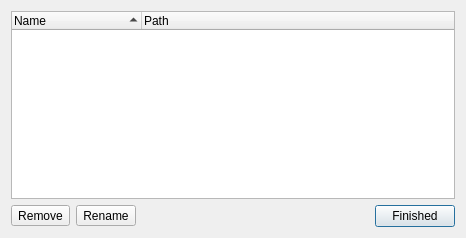
<?xml version="1.0" encoding="UTF-8"?>
<ui version="4.0">
 <class>BMMDialog</class>
 <widget class="QDialog" name="BMMDialog">
  <property name="geometry">
   <rect>
    <x>0</x>
    <y>0</y>
    <width>466</width>
    <height>238</height>
   </rect>
  </property>
  <property name="windowTitle">
   <string>Manage Bookmarks</string>
  </property>
  <layout class="QVBoxLayout" name="verticalLayout_2">
   <item>
    <layout class="QHBoxLayout" name="horizontalLayout_2">
     <item>
      <widget class="QTreeWidget" name="treeWidget">
       <property name="indentation">
        <number>5</number>
       </property>
       <property name="itemsExpandable">
        <bool>false</bool>
       </property>
       <property name="sortingEnabled">
        <bool>true</bool>
       </property>
       <attribute name="headerDefaultSectionSize">
        <number>130</number>
       </attribute>
       <column>
        <property name="text">
         <string>Name</string>
        </property>
       </column>
       <column>
        <property name="text">
         <string>Path</string>
        </property>
       </column>
      </widget>
     </item>
    </layout>
   </item>
   <item>
    <layout class="QHBoxLayout" name="horizontalLayout">
     <item>
      <widget class="QToolButton" name="tool_remove">
       <property name="toolTip">
        <string>Remove Bookmark</string>
       </property>
       <property name="text">
        <string notr="true">Remove</string>
       </property>
       <property name="toolButtonStyle">
        <enum>Qt::ToolButtonTextBesideIcon</enum>
       </property>
      </widget>
     </item>
     <item>
      <widget class="QToolButton" name="tool_rename">
       <property name="toolTip">
        <string>Rename BookMark</string>
       </property>
       <property name="text">
        <string notr="true">Rename</string>
       </property>
       <property name="toolButtonStyle">
        <enum>Qt::ToolButtonTextBesideIcon</enum>
       </property>
      </widget>
     </item>
     <item>
      <spacer name="horizontalSpacer">
       <property name="orientation">
        <enum>Qt::Horizontal</enum>
       </property>
       <property name="sizeHint" stdset="0">
        <size>
         <width>40</width>
         <height>20</height>
        </size>
       </property>
      </spacer>
     </item>
     <item>
      <widget class="QPushButton" name="push_done">
       <property name="text">
        <string>Finished</string>
       </property>
      </widget>
     </item>
    </layout>
   </item>
  </layout>
 </widget>
 <resources/>
 <connections/>
</ui>
